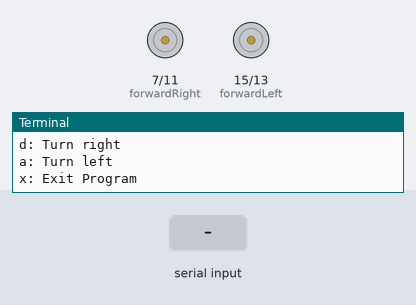
The program below on a simulated Raspberry Pi (header pin numbers). Parts: motor-driver pin pairs drawn as motors (green arrow = first pin HIGH = forward, orange = second pin HIGH = backward, longer = more drive), the last lines printed to the terminal. Inputs (shaded band) come from the test bench.

Above: at 1.2 s.
1.3 s: "w" typed at the terminal
At 1.9 s:
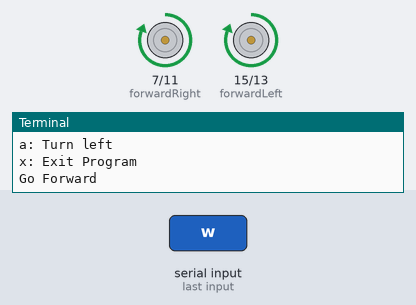
2.8 s: "r" typed at the terminal
At 3.1 s:
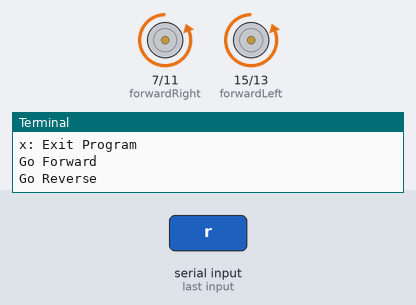
4.3 s: "a" typed at the terminal
At 5.4 s:
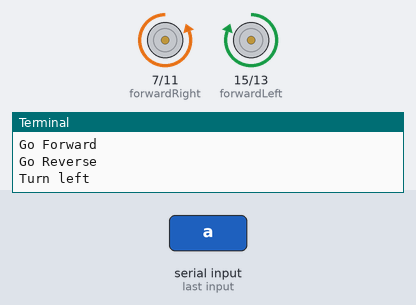
5.8 s: "d" typed at the terminal
At 6.6 s:
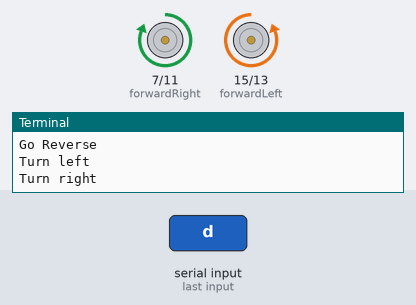
Timing chart, 0 to 8.3 s (numbered marks = the images above; inputs shaded):
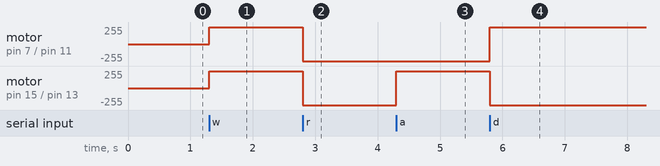

Measured:
- after the input at 1.3 s, motor on pin 7 (forwardRight) / pin 11 (backwardRight), motor on pin 15 (forwardLeft) / pin 13 (backwardLeft): stopped → forward 255/255 at once
- after the input at 2.8 s, motor on pin 7 (forwardRight) / pin 11 (backwardRight), motor on pin 15 (forwardLeft) / pin 13 (backwardLeft): forward 255/255 → backward 255/255 at once
- after the input at 4.3 s, motor on pin 15 (forwardLeft) / pin 13 (backwardLeft): backward 255/255 → forward 255/255 at once
- after the input at 5.8 s, motor on pin 7 (forwardRight) / pin 11 (backwardRight): backward 255/255 → forward 255/255 at once; motor on pin 15 (forwardLeft) / pin 13 (backwardLeft): forward 255/255 → backward 255/255 at once

The program:

robot.py
```python
import sys, tty, termios
import RPi.GPIO as GPIO
import time

forwardRight = 7
forwardLeft = 15
backwardRight = 11
backwardLeft = 13
sleepSeconds = 1
isRunning = False

GPIO.setmode(GPIO.BOARD)

GPIO.setup(forwardRight, GPIO.OUT)
GPIO.setup(backwardRight, GPIO.OUT)
GPIO.setup(backwardLeft, GPIO.OUT)
GPIO.setup(forwardLeft, GPIO.OUT)

GPIO.setup(forwardLeft, GPIO.OUT)


def stopRobot():
    GPIO.output(forwardRight, False)
    GPIO.output(forwardLeft, False)
    GPIO.output(backwardRight, False)
    GPIO.output(backwardLeft, False)


def goForward():
    # Go forward for one second
    GPIO.output(forwardRight, True)
    GPIO.output(forwardLeft, True)


def goBackward():
    # go backward for one second

    GPIO.output(backwardRight, True)
    GPIO.output(backwardLeft, True)

def turnRight():
    # Turn right
    #GPIO.output(backwardRight, True)
    GPIO.output(backwardLeft, True)
    #GPIO.output(backwardRight, True)
    GPIO.output(forwardRight, True)

def turnLeft():
    # Turn Left
    GPIO.output(forwardLeft, True)
    #GPIO.output(backwardRight, True)
    GPIO.output(backwardRight, True)
    #GPIO.output(forwardLeft, False)
    #GPIO.output(backwardRight, False)
    #GPIO.output(backwardLeft, False)


# The getch method can determine which key has been pressed
# by the user on the keyboard by accessing the system files
# It will then return the pressed key as a variable
def getch():
    fd = sys.stdin.fileno()
    old_settings = termios.tcgetattr(fd)
    try:
        tty.setraw(sys.stdin.fileno())
        ch = sys.stdin.read(1)
    finally:
        termios.tcsetattr(fd, termios.TCSADRAIN, old_settings)


    return ch


# Instructions for when the user has an interface
print("w: Go Forward")
print("s: Stop")
print("d: Turn right")
print("a: Turn left")
print("x: Exit Program")

# Infinite loop that will not end until the user presses the
# exit key
while True:
    # Keyboard character retrieval method is called and saved
    # into variable
    char = getch()

    if char == "s":
        print("Stop")
        stopRobot()

    if char == "w":
        print("Go Forward")
        stopRobot()
        goForward()

    if char == "r":
        print("Go Reverse")
        stopRobot()
        goBackward()

    if char == "a":
        print("Turn left")
        stopRobot()
        turnLeft()

    if char == "d":
        print("Turn right")
        stopRobot()
        turnRight()

    if char == "x":
        print("Program Ended")
        break

    # At the end of each loop the acceleration motor will stop
    # and wait for its next command
    # motor2.ChangeDutyCycle(0)

    # The keyboard character variable will be set to blank, ready
    # to save the next key that is pressed
    char = ""

GPIO.cleanup()
```
